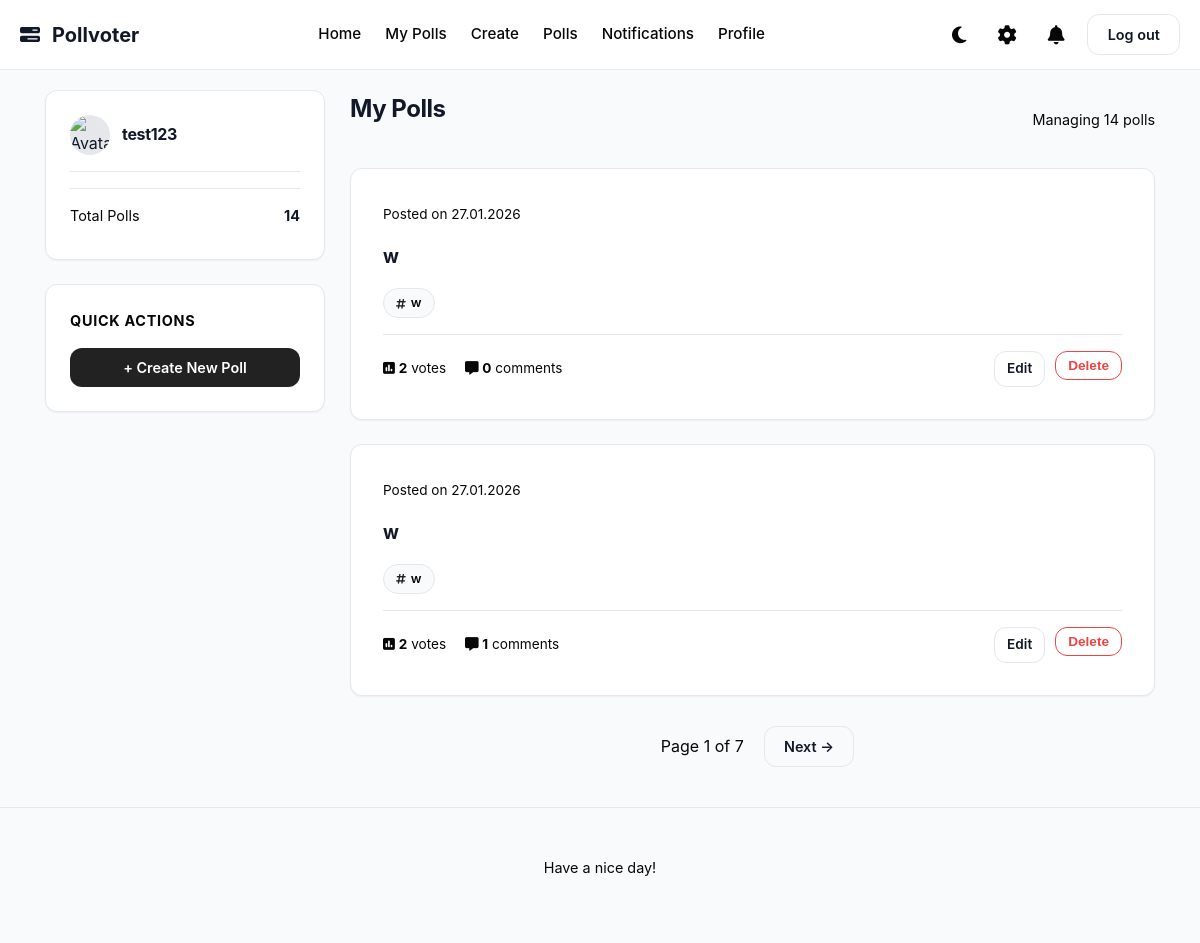
Page /my_polls (signed in) on the committed database.
### app/models.py (models this page shows, shortened)
class User(UserMixin, db.Model):
    __tablename__ = "user"
    id = Column(Integer, primary_key=True)
    username = Column(String(20), unique=True, nullable = False)
    created_at = Column(DateTime, default=datetime.now)
    full_name = Column(String(20))
    bio = Column(String(100))
    pfp = Column(Text)
    password_hash = Column(Text)
    is_admin = Column(Boolean, default = False)
    polls = relationship("Poll", back_populates="author")
    votes = relationship("Vote", back_populates="user")
    comments = relationship("Comment", back_populates="author")
    blocked = relationship(
        "User", secondary=blocklist,
        primaryjoin=(blocklist.c.blocker_id == id),
        secondaryjoin=(blocklist.c.blocked_id == id),
        backref=db.backref("blocked_by", lazy="dynamic"),
        lazy="dynamic"
    )
    followed = relationship(
        "User", secondary=followers,
        primaryjoin=(followers.c.follower_id == id),
        secondaryjoin=(followers.c.followed_id == id),
        backref=db.backref("followers", lazy="dynamic"),
        lazy="dynamic"
    )

class Poll(db.Model):
    __tablename__ = "poll"
    id = Column(Integer, primary_key=True)
    title = Column(Text, nullable=False)
    description = Column(String(120))
    created_at = Column(DateTime, default=datetime.now)
    user_id = Column(Integer, ForeignKey("user.id"), nullable=False)
    end_date = Column(DateTime, nullable=True)
    author = relationship("User", back_populates="polls")
    comments = relationship("Comment", back_populates="poll", cascade="all, delete-orphan")
    options = relationship("PollOption", back_populates="poll", cascade="all, delete-orphan")
    votes = relationship("Vote", back_populates="poll", cascade="all, delete-orphan")
    tags = relationship("Tag", secondary=poll_tags, backref=db.backref("polls", lazy = "dynamic"))
    def getvotecount(self):
        return len(self.votes)

class Tag(db.Model):
    __tablename__ = "tag"
    id = Column(Integer, primary_key=True)
    name = Column(Text, unique=True)

### app/routes.py (the view)
@polls.route("/my_polls")
@login_required
def my_polls():
    page = request.args.get("page", 1, type=int)
    user_polls = Poll.query.filter_by(user_id = current_user.id).order_by(Poll.created_at.desc()).paginate(page=page, per_page=2)
    return render_template("my_polls.html", polls = user_polls)

### app/__init__.py (called while the page is built)
def create_app():
    app = Flask(__name__)
    app.config['SECRET_KEY'] = 'your_secret_key'
    app.config['SQLALCHEMY_DATABASE_URI'] = 'sqlite:///pollvoter.db'
    app.config['SQLALCHEMY_TRACK_MODIFICATIONS'] = False
    app.config["UPLOAD_FOLDER"] = "static/uploads"
    app.config["PFP_FOLDER"] =  "app/static/uploads/pfp"
    db.init_app(app)
    login_manager.init_app(app)
    migrate.init_app(app, db)
    app.register_blueprint(auth)
    app.register_blueprint(main)
    app.register_blueprint(polls)
    app.register_blueprint(admin)
    @login_manager.user_loader
    def load_user(userid):
        return User.query.get(int(userid))
    return app

### app/routes.py (called while the page is built)
@main.app_context_processor
def dropdown_notifications():
    if current_user.is_authenticated:
        unread_count = Notification.query.filter_by(recipient_id = current_user.id, is_read = False).count()
        latest_notifs = Notification.query.filter_by(recipient_id = current_user.id).order_by(Notification.created_at.desc()).limit(5).all()
        return dict(unread_count = unread_count, latest_notifs = latest_notifs)
    return dict(unread_count = 0, latest_notifs = [])

### app/templates/my_polls.html (shortened to what this page needs)
{% extends "base.html" %}
{% block content %}
<div class="dashboard-layout">
    <aside class="sidebar">
        <div class="sidebar-widget">
            <div class="user-row">
                <img src="{{ current_user.avatar_url or url_for('static', filename='default_avatar.png') }}" class="avatar-sm" alt="Avatar">
                <div class="user-info">
                    <h3 style="margin:0; font-size:1rem;">{{ current_user.username }}</h3>
                </div>
            </div>
            <hr style="border: 0; border-top: 1px solid var(--border-subtle); margin: 15px 0;">
            <div style="font-size: 0.9rem; color: var(--text-muted);">
                <div style="display:flex; justify-content:space-between; margin-bottom: 8px;">
                    <span>Total Polls</span>
                    <b style="color: var(--text-main);">{{ polls.total }}</b>
                </div>
            </div>
        </div>
        <div class="sidebar-widget">
            <h3 class="widget-title">Quick Actions</h3>
            <a href="{{ url_for('polls.create_poll') }}" class="btn btn-primary" style="display:block; text-align:center; width:100%;">
                + Create New Poll
            </a>
        </div>
    </aside>
    <main class="feed">
        <div style="display:flex; justify-content:space-between; align-items:center; margin-bottom: 20px;">
            <h2>My Polls</h2>
            <span style="color: var(--text-muted); font-size: 0.9rem;">Managing {{ polls.total }} polls</span>
        </div>
        {% if polls.items %}
            {% for poll in polls.items %}
            <div class="poll-card">
                <div class="poll-header" style="justify-content: space-between;">
                    <span style="font-size: 0.85rem; color: var(--text-muted);">
                        Posted on {{ poll.created_at.strftime('%d.%m.%Y') }}
                    </span>
                    </div>
                <div style="margin: 15px 0;">
                    <h3 class="poll-question">
                        <a href="{{ url_for('polls.poll_detail', poll_id=poll.id) }}">{{ poll.title }}</a>
                    </h3>
                                        {% if poll.tags %}
                    <div class="poll-tags-container" style="margin-top: 15px; margin-bottom: 10px;">
                        {% for tag in poll.tags %}
                            <a href="{{ url_for('main.home', tag=tag.name) }}" class="tag-pill">
                                <i class="fa-solid fa-hashtag"></i> {{ tag.name }}
                            </a>
                        {% endfor %}
                    </div>
                        {% endif %}
                </div>
                <div class="poll-meta-footer">
                    <div class="stats">
                        <span style="margin-right: 15px;">
                            <i class="fa-solid fa-square-poll-vertical"></i> <strong>{{ poll.getvotecount() }}</strong> votes
                        </span>
                        <span>
                            <i class="fa-solid fa-message"></i> <strong>{{ poll.comments|length }}</strong> comments
                        </span>
                    </div>
                    <div class="actions" style="display:flex; gap: 10px;">
                        <a href="{{ url_for('polls.edit_poll', poll_id=poll.id) }}" class="btn btn-outline" style="padding: 6px 12px; font-size: 0.85rem;">
                            Edit
                        </a>
                        <form action="{{url_for('polls.delete_poll', poll_id = poll.id)}}" method="POST" style="display:inline;">
                            <button type="submit" class="btn btn-outline"
                                    style="padding: 6px 12px; font-size: 0.85rem; color: #EF4444; border-color: #EF4444;"
                                    onclick="return confirm('Are you sure you want to delete this poll?')">
                                Delete
                            </button>
                        </form>
                    </div>
                </div>
            </div>
            {% endfor %}
            <div class="pagination" style="display: flex; justify-content: center; gap: 10px; margin-top: 30px;">
                <span style="display: flex; align-items: center; padding: 0 10px; color: var(--text-muted);">
                    Page {{ polls.page }} of {{ polls.pages }}
                </span>
                {% if polls.has_next %}
                    <a href="{{ url_for('polls.my_polls', page=polls.next_num) }}" class="btn btn-outline">Next →</a>
                {% endif %}
            </div>
        {% else %}
            <div class="card" style="text-align: center; padding: 40px;">
                <h3 style="color: var(--text-muted);">It's quiet here...</h3>
                <p>You haven't posted any polls yet.</p>
                <a href="{{ url_for('polls.create_poll') }}" class="btn btn-primary" style="margin-top: 10px;">Create your first poll</a>
            </div>
        {% endif %}
    </main>
</div>
{% endblock %}

### app/static/styles.css (style rules this page uses)
:root { --bg-body: #F9FAFB; --bg-card: #FFFFFF; --bg-nav: rgba(255, 255, 255, 0.9); --text-main: #111827; --text-muted: #070707; --primary: #222222; --primary-hover: #2b2b2b; --border-subtle: #E5E7EB; --shadow-sm: 0 1px 2px 0 rgba(0, 0, 0, 0.05); --shadow-md: 0 4px 6px -1px rgba(0, 0, 0, 0.1), 0 2px 4px -1px rgba(0, 0, 0, 0.06); --shadow-lg: 0 10px 15px -3px rgba(0, 0, 0, 0.1); --radius-md: 12px; --radius-full: 9999px; }
* { box-sizing: border-box; margin: 0; padding: 0; }
body { background-color: var(--bg-body); color: var(--text-main); font-family: 'Inter', system-ui, -apple-system, sans-serif; line-height: 1.6; transition: background-color 0.3s ease, color 0.3s ease; -webkit-font-smoothing: antialiased; }
a { text-decoration: none; color: inherit; transition: color 0.2s; }
.btn { display: inline-block; padding: 0.5rem 1.2rem; border-radius: var(--radius-md); font-weight: 600; font-size: 0.9rem; cursor: pointer; border: none; transition: transform 0.1s ease, box-shadow 0.2s ease; }
.btn-primary { background-color: var(--primary); color: white; }
.btn-outline { background: transparent; border: 1px solid var(--border-subtle); color: var(--text-main); }
.poll-card, .card, .profile-container, .auth-box { background-color: var(--bg-card); border-radius: var(--radius-md); padding: 2rem; margin-bottom: 1.5rem; border: 1px solid var(--border-subtle); box-shadow: var(--shadow-sm); transition: transform 0.2s ease, box-shadow 0.2s ease; }
h1, h2, h3 { color: var(--text-main); margin-bottom: 1rem; font-weight: 700; letter-spacing: -0.02em; }
.dashboard-layout { display: flex; flex-direction: column; gap: 24px; }
@media (min-width: 992px) { .dashboard-layout { display: grid; grid-template-columns: 320px 1fr; gap: 30px; align-items: start; } }
.sidebar-widget { background-color: var(--bg-card); border-radius: var(--radius-md); padding: 1.5rem; border: 1px solid var(--border-subtle); margin-bottom: 1.5rem; box-shadow: var(--shadow-sm); }
.widget-title { font-size: 0.9rem; font-weight: 700; color: var(--text-muted); margin-bottom: 1rem; text-transform: uppercase; letter-spacing: 0.05em; }
.user-row { display: flex; align-items: center; gap: 12px; margin-bottom: 1rem; padding-bottom: 1rem; border-bottom: 1px solid var(--border-subtle); }
.avatar-sm { width: 40px; height: 40px; border-radius: 50%; object-fit: cover; background-color: var(--border-subtle); }
.poll-meta-footer { display: flex; justify-content: space-between; align-items: center; margin-top: 1rem; padding-top: 1rem; border-top: 1px solid var(--border-subtle); font-size: 0.85rem; color: var(--text-muted); }
@media (min-width: 992px) { .dashboard-layout { display: grid; grid-template-columns: 280px 1fr; gap: 25px; align-items: start; } }
.dashboard-layout h2 { margin-top: 0; margin-bottom: 20px; font-size: 1.5rem; }
.poll-tags-container { display: flex; flex-wrap: wrap; gap: 8px; }
.tag-pill { display: inline-flex; align-items: center; gap: 5px; padding: 4px 12px; background-color: var(--bg-body); border: 1px solid var(--border-subtle); border-radius: var(--radius-full); font-size: 0.8rem; font-weight: 600; color: var(--text-muted); transition: all 0.2s ease; }
.tag-pill i { font-size: 0.7rem; color: var(--primary); }

### rows in the picture
User: username "test123"
Poll: created_at "27.01.2026", title "w", getvotecount "2", comments|length "0"
Tag: name "w"
Poll: created_at "27.01.2026", title "w", getvotecount "2", comments|length "1"

### other values in the picture
{{ polls.total }} "14"
{{ polls.page }} "1"
{{ polls.pages }} "7"
